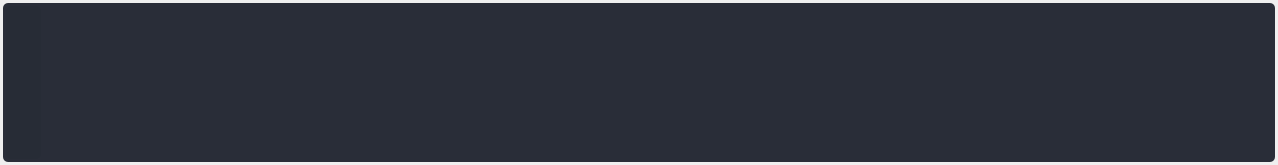
<?xml version="1.0" encoding="UTF-8"?>
<ui version="4.0">
 <class>widget_plot</class>
 <widget class="QWidget" name="widget_plot">
  <property name="geometry">
   <rect>
    <x>0</x>
    <y>0</y>
    <width>1278</width>
    <height>165</height>
   </rect>
  </property>
  <property name="windowTitle">
   <string>Form</string>
  </property>
  <property name="styleSheet">
   <string notr="true">color: rgb(210, 210, 210);</string>
  </property>
  <layout class="QVBoxLayout" name="verticalLayout">
   <property name="spacing">
    <number>3</number>
   </property>
   <property name="leftMargin">
    <number>3</number>
   </property>
   <property name="topMargin">
    <number>3</number>
   </property>
   <property name="rightMargin">
    <number>3</number>
   </property>
   <property name="bottomMargin">
    <number>3</number>
   </property>
   <item>
    <widget class="QFrame" name="frame_plot">
     <property name="minimumSize">
      <size>
       <width>0</width>
       <height>0</height>
      </size>
     </property>
     <property name="maximumSize">
      <size>
       <width>16777215</width>
       <height>16777215</height>
      </size>
     </property>
     <property name="styleSheet">
      <string notr="true">background-color: rgb(41, 45, 56);
border-radius: 5px;
</string>
     </property>
     <property name="frameShape">
      <enum>QFrame::NoFrame</enum>
     </property>
     <property name="frameShadow">
      <enum>QFrame::Raised</enum>
     </property>
     <layout class="QHBoxLayout" name="horizontalLayout_2">
      <property name="spacing">
       <number>6</number>
      </property>
      <property name="leftMargin">
       <number>3</number>
      </property>
      <property name="topMargin">
       <number>3</number>
      </property>
      <property name="rightMargin">
       <number>3</number>
      </property>
      <property name="bottomMargin">
       <number>3</number>
      </property>
      <item>
       <widget class="QFrame" name="frame_title">
        <property name="sizePolicy">
         <sizepolicy hsizetype="Fixed" vsizetype="Preferred">
          <horstretch>0</horstretch>
          <verstretch>0</verstretch>
         </sizepolicy>
        </property>
        <property name="minimumSize">
         <size>
          <width>35</width>
          <height>0</height>
         </size>
        </property>
        <property name="maximumSize">
         <size>
          <width>35</width>
          <height>16777215</height>
         </size>
        </property>
        <property name="cursor">
         <cursorShape>ArrowCursor</cursorShape>
        </property>
        <property name="styleSheet">
         <string notr="true">background-color: rgb(39, 44, 54);</string>
        </property>
        <property name="frameShape">
         <enum>QFrame::StyledPanel</enum>
        </property>
        <property name="frameShadow">
         <enum>QFrame::Raised</enum>
        </property>
        <layout class="QVBoxLayout" name="verticalLayout_2">
         <property name="leftMargin">
          <number>9</number>
         </property>
         <property name="topMargin">
          <number>9</number>
         </property>
         <property name="rightMargin">
          <number>9</number>
         </property>
         <property name="bottomMargin">
          <number>9</number>
         </property>
         <item>
          <widget class="QPushButton" name="pushButton_pop_out">
           <property name="minimumSize">
            <size>
             <width>18</width>
             <height>18</height>
            </size>
           </property>
           <property name="maximumSize">
            <size>
             <width>18</width>
             <height>18</height>
            </size>
           </property>
           <property name="text">
            <string/>
           </property>
           <property name="icon">
            <iconset resource="resources.qrc">
             <normaloff>:/icons/icons/outline_open_in_full_white_18dp.png</normaloff>:/icons/icons/outline_open_in_full_white_18dp.png</iconset>
           </property>
          </widget>
         </item>
        </layout>
       </widget>
      </item>
      <item>
       <widget class="QFrame" name="frame_contents">
        <property name="cursor">
         <cursorShape>ArrowCursor</cursorShape>
        </property>
        <property name="frameShadow">
         <enum>QFrame::Raised</enum>
        </property>
        <layout class="QHBoxLayout" name="horizontalLayout_4">
         <property name="spacing">
          <number>24</number>
         </property>
         <property name="leftMargin">
          <number>9</number>
         </property>
         <property name="topMargin">
          <number>9</number>
         </property>
         <property name="rightMargin">
          <number>9</number>
         </property>
        </layout>
       </widget>
      </item>
     </layout>
    </widget>
   </item>
  </layout>
 </widget>
 <resources>
  <include location="resources.qrc"/>
 </resources>
 <connections/>
</ui>
